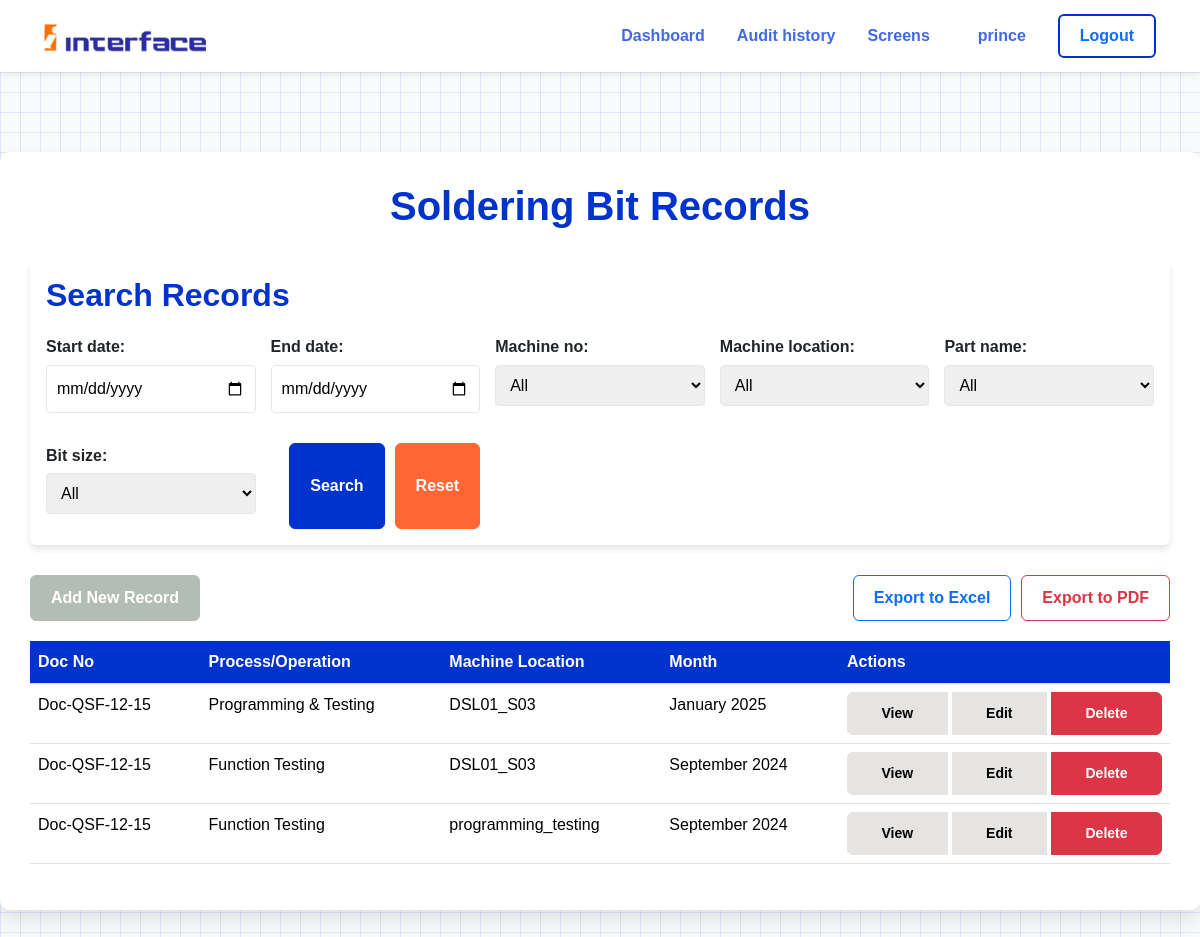
The page /screen/soldering/list/ (signed in) on the database as committed earlier.
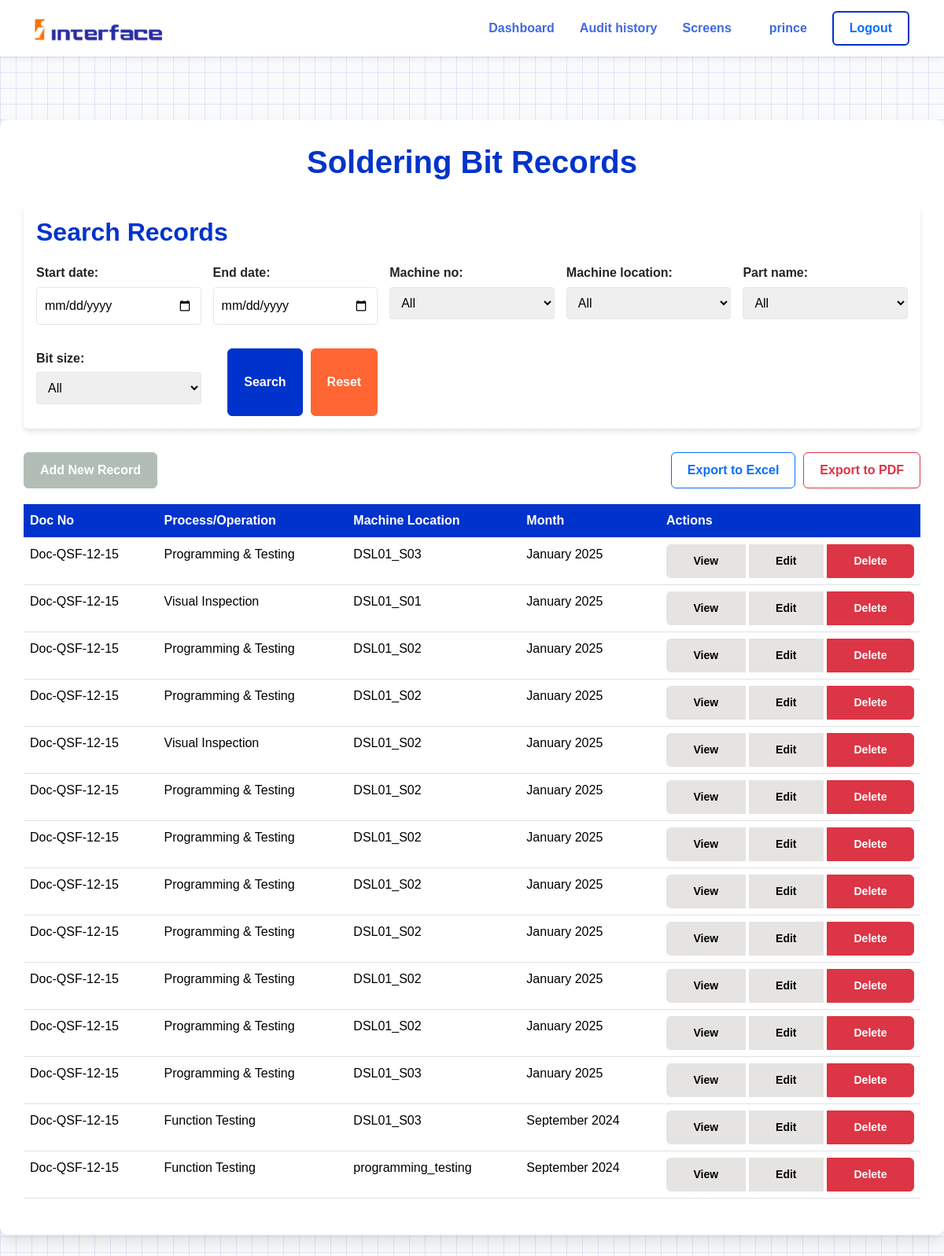
The same page on the database as committed later.
### screen_app/models.py (models this page shows, shortened)
class SolderingBitRecord(models.Model):
    PART_CHOICES = (
        ('tsc_01', 'TSC 01'),
        ('tsc_02', 'TSC 02'),
        ('tsc_04', 'TSC 04'),
        ('tsc_05', 'TSC 05'),
        ('tsc_09', 'TSC 09'),
        ('ebe_01', 'EBE 01'),
        ('csl_01', 'CSL 01'),
        ('dtr_03', 'DTR 03'),
        ('dtr_05', 'DTR 05'),
    )
    MACHINE_CHOICES = (
        ('M1', 'Machine 1'),
        ('M2', 'Machine 2'),
        ('M3', 'Machine 3'),
    )
    LOCATION_CHOICES = (
        ('visual_inspection', 'Visual Inspection'),
        ('programming_testing', 'Programming & Testing'),
        ('function_testing', 'Function Testing'),
        ('adhesive_application', 'Adhesive Application'),
        ('conformal_coating', 'Conformal Coating'),
        ('housing', 'Housing'),
        ('e90fl', 'E90FL'),
        ('dr_beck_epoxy', 'Dr. Beck Epoxy'),
        ('final_testing', 'Final Testing'),
    )
    TICK_CHOICES_Mark = [
        ('✔', 'OK'),
        ('✘', 'Not OK'),
        ('', 'Not Checked'),
    ]
    TICK_CHOICES = [
        ('20d', '20D'),
        ('30d', '30D'),
    ]
    DEFECT_TYPE_CHOICES = [
        ('visual', 'Visual Defects'),
        ('programming', 'Programming Defects'),
        ('automatic_testing', 'Automatic Testing Defects'),
    ]
    VISUAL_CHOICES = [
        ('Dry Solder', 'Dry Solder'),
        ('No Solder', 'No Solder'),
        ('Shorting/ Bridging', 'Shorting/ Bridging'),
        ('Pad Damage', 'Pad Damage'),
        ('Component Tombstone', 'Component Tombstone'),
        ('Solder Ball', 'Solder Ball'),
        ('Green Masking improper', 'Green Masking improper'),
        ('Masking Improper', 'Masking Improper'),
        ('Component Shifted', 'Component Shifted'),
        ('Pad Lifted', 'Pad Lifted'),
        ('Component Damage/Break', 'Component Damage/Break'),
        ('Solder Projection', 'Solder Projection'),
        ('Track Cut (Open)', 'Track Cut (Open)'),
        ('Wrong Polarity', 'Wrong Polarity'),
        ('PTH Shorting', 'PTH Shorting'),
        ('Component Wrong', 'Component Wrong'),
        ('Component Missing', 'Component Missing'),
        ('Solder Dust', 'Solder Dust'),
        ('Pin Hole', 'Pin Hole'),
        ('Component Up Side Down', 'Component Up Side Down'),
        ('LED Defects', 'LED Defects'),
        ('Microcontroller Pin Bend/Damage', 'Microcontroller Pin Bend/Damage'),
        ('Solder Crack', 'Solder Crack'),
        ('Others', 'Others'),
    ]
    PROGRAMMING_CHOICES = [
        ('Programme does not accept', 'Programme does not accept'),
        ('Pin Voltage low', 'Pin Voltage low'),
        ('Others', 'Others'),
    ]
    AUTOMATIC_TESTING_CHOICES = [
        ('Testing fail', 'Testing fail'),
        ('Others', 'Others'),
    ]
    BIT_LIFE_CONFIG = {
        '20d': {'points_per_part': 10, 'initial_life': 12000, 'warning_threshold': 2000},
        '30d': {'points_per_part': 4, 'initial_life': 6000, 'warning_threshold': 1000}
    }
    station = models.CharField(max_length=100, default='DSL01_S01')
    doc_number = models.CharField(max_length=50, verbose_name="Doc. No.", default='Doc-QSF-12-15', blank=True)
    part_name = models.CharField(max_length=100, choices=PART_CHOICES)
    machine_no = models.ForeignKey(MachineLocation, on_delete=models.CASCADE, verbose_name="Process/Operation")
    machine_location = models.CharField(max_length=150,choices=STATION_CHOICES)
    month = models.DateField(default=timezone.now, blank=True)
    time = models.TimeField(default=timezone.now, blank=True)
    operator_name = models.ForeignKey(User, on_delete=models.CASCADE, blank=True, null=True)
    soldering_points_per_part = models.IntegerField(default=10)
    bit_size = models.CharField(max_length=50, choices=TICK_CHOICES)
    date = models.DateField(default=timezone.now, blank=True)
    produce_quantity_shift_a = models.IntegerField(verbose_name="Produce Quantity Shift A")
    produce_quantity_shift_b = models.IntegerField(verbose_name="Produce Quantity Shift B")
    total_quantity = models.IntegerField(verbose_name="Total Quantity (Both shifts)", default=500)
    total_soldering_points = models.IntegerField(verbose_name="Total Soldering points/day", default=500)
    bit_life_remaining = models.IntegerField(verbose_name="Bit Life Remaining (Parts in Nos.)", default=500)
    bit_change_date = models.DateField(verbose_name="Bit Change Date")
    prepared_by = models.CharField(max_length=100, choices=TICK_CHOICES_Mark, blank=True)
    approved_by = models.CharField(max_length=100, choices=TICK_CHOICES_Mark, blank=True)
    defect_type = models.CharField(max_length=50, choices=DEFECT_TYPE_CHOICES, blank=True, null=True, verbose_name="Defect Type")
    defect = models.CharField(max_length=100, blank=True, null=True, verbose_name="Defect")
    custom_defect = models.CharField(max_length=200, blank=True, null=True, verbose_name="Custom Defect")
    history = HistoricalRecords()
    class Meta:
        verbose_name = "Robotic Soldering Bit Replacement Record"
        verbose_name_plural = "Robotic Soldering Bit Replacement Records"

class MachineLocation(models.Model):
    location_name = models.CharField(max_length=100, unique=True, verbose_name="Machine Location")
    min_skill_required = models.IntegerField(verbose_name="Minimum Skill Required")
    def __str__(self):
        return self.location_name

### screen_app/views.py (the view, shortened to what this page needs)
# urls.py: path('soldering/list/', ListSolderingBitRecordView.as_view(), name='list_soldering_bit_records'),
@method_decorator(staff_member_required, name='dispatch')
class ListSolderingBitRecordView(ListView):
    model = SolderingBitRecord
    template_name = 'SolderingBitRecord/list_soldering_bit_records.html'
    context_object_name = 'records'
    ordering = ['-date', '-time']
    def get(self, request, *args, **kwargs):
        export_format = request.GET.get('export')
        if export_format:
            queryset = self.get_filtered_queryset()
            return self.export_data(queryset, export_format)
        return super().get(request, *args, **kwargs)
    def get_context_data(self, **kwargs):
        context = super().get_context_data(**kwargs)
        context['search_form'] = SolderingBitRecordSearchForm(self.request.GET)
        return context
    def get_filtered_queryset(self):
        queryset = self.model.objects.all().order_by(*self.ordering)
        form = SolderingBitRecordSearchForm(self.request.GET)
        if form.is_valid():
            if start_date := form.cleaned_data.get('start_date'):
                queryset = queryset.filter(date__gte=start_date)
            if end_date := form.cleaned_data.get('end_date'):
                queryset = queryset.filter(date__lte=end_date)
            if machine_no := form.cleaned_data.get('machine_no'):
                queryset = queryset.filter(machine_no=machine_no)
            if machine_location := form.cleaned_data.get('machine_location'):
                queryset = queryset.filter(machine_location=machine_location)
            if part_name := form.cleaned_data.get('part_name'):
                queryset = queryset.filter(part_name=part_name)
            if bit_size := form.cleaned_data.get('bit_size'):
                queryset = queryset.filter(bit_size=bit_size)
        return queryset
    def get_queryset(self):
        return self.get_filtered_queryset()

### screen_app/forms.py
class SolderingBitRecordSearchForm(forms.Form):
    start_date = forms.DateField(
        required=False,
        widget=forms.DateInput(attrs={'type': 'date'})
    )
    end_date = forms.DateField(
        required=False,
        widget=forms.DateInput(attrs={'type': 'date'})
    )
    machine_no = forms.ChoiceField(
        required=False
    )
    machine_location = forms.ChoiceField(
        choices=(('', 'All'),) + tuple(SolderingBitRecord.LOCATION_CHOICES),
        required=False
    )
    part_name = forms.ChoiceField(
        choices=(('', 'All'),) + tuple(SolderingBitRecord.PART_CHOICES),
        required=False
    )
    bit_size = forms.ChoiceField(
        choices=(('', 'All'),) + tuple(SolderingBitRecord.TICK_CHOICES),
        required=False
    )
    def __init__(self, *args, **kwargs):
        super().__init__(*args, **kwargs)
        machine_choices = [('', 'All')] + [(str(m.id), m.location_name)
                                         for m in MachineLocation.objects.all()]
        self.fields['machine_no'].choices = machine_choices

### screen_app/templates/SolderingBitRecord/list_soldering_bit_records.html (shortened to what this page needs)
{% extends "base.html" %}  {% block content %}
<div class="background-container">
  <div class="container content-container">
    <h1 class="page-title">Soldering Bit Records</h1>
    <div class="card search-card">
      <div class="card-body">
        <h2 class="card-title">Search Records</h2>
        <form method="get" class="search-form">
          {{ search_form.as_p }}
          <div class="button-group">
            <button type="submit" class="btn btn-primary">Search</button>
            <button type="reset" class="btn btn-secondary">Reset</button>
          </div>
        </form>
      </div>
    </div>
    <div class="action-container">
      <a href="{% url 'add_soldering_bit_record' %}" class="btn btn-success"
        >Add New Record</a
      >
      <div class="export-buttons">
        <a
          href="?{{ request.GET.urlencode }}&export=excel"
          class="btn btn-outline-primary"
          >Export to Excel</a
        >
        <a
          href="?{{ request.GET.urlencode }}&export=pdf"
          class="btn btn-outline-danger"
          >Export to PDF</a
        >
      </div>
    </div>
    {% if records %}
    <div class="table-responsive">
      <table class="table table-hover">
        <thead>
          <tr>
            <th>Doc No</th>
            <th>Process/Operation</th>
            <th>Machine Location</th>
            <th>Month</th>
            <th>Actions</th>
          </tr>
        </thead>
        <tbody>
          {% for record in records %}
          <tr>
            <td>{{record.doc_number}}</td>
            <td>{{record.machine_no}}</td>
            <td>{{record.get_machine_location_display}}</td>
            <td>{{record.month|date:"F Y"}}</td>
            <td>
              <div class="btn-group" role="group">
                <a
                  href="{% url 'soldering_bit_record_detail' record.pk %}"
                  class="btn btn-sm btn-info"
                  >View</a
                >
                <a
                  href="{% url 'update_soldering_bit_record' record.pk %}"
                  class="btn btn-sm btn-warning"
                  >Edit</a
                >
                <a
                  href="{% url 'delete_soldering_bit_record' record.pk %}"
                  class="btn btn-sm btn-danger"
                  >Delete</a
                >
              </div>
            </td>
          </tr>
          {% endfor %}
        </tbody>
      </table>
    </div>
    {% else %}
    <p class="no-records">No soldering bit records found.</p>
    {% endif %}
  </div>
</div>
{% endblock content %}

Rows that differ between the two databases and show on the page:
added SolderingBitRecord: doc_number "Doc-QSF-12-15", machine_no "Programming & Testing", machine_location "DSL01_S03", month "January 2025"
added SolderingBitRecord: doc_number "Doc-QSF-12-15", machine_no "Visual Inspection", machine_location "DSL01_S01", month "January 2025"
added SolderingBitRecord: doc_number "Doc-QSF-12-15", machine_no "Programming & Testing", machine_location "DSL01_S02", month "January 2025"
added SolderingBitRecord: doc_number "Doc-QSF-12-15", machine_no "Programming & Testing", machine_location "DSL01_S02", month "January 2025"
added SolderingBitRecord: doc_number "Doc-QSF-12-15", machine_no "Visual Inspection", machine_location "DSL01_S02", month "January 2025"
added SolderingBitRecord: doc_number "Doc-QSF-12-15", machine_no "Programming & Testing", machine_location "DSL01_S02", month "January 2025"
added SolderingBitRecord: doc_number "Doc-QSF-12-15", machine_no "Programming & Testing", machine_location "DSL01_S02", month "January 2025"
added SolderingBitRecord: doc_number "Doc-QSF-12-15", machine_no "Programming & Testing", machine_location "DSL01_S02", month "January 2025"
added SolderingBitRecord: doc_number "Doc-QSF-12-15", machine_no "Programming & Testing", machine_location "DSL01_S02", month "January 2025"
added SolderingBitRecord: doc_number "Doc-QSF-12-15", machine_no "Programming & Testing", machine_location "DSL01_S02", month "January 2025"
added SolderingBitRecord: doc_number "Doc-QSF-12-15", machine_no "Programming & Testing", machine_location "DSL01_S02", month "January 2025"
